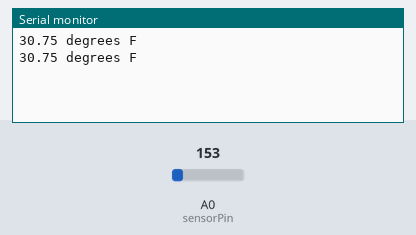
Bench run of a sketch on a simulated Arduino Uno, built with avr-gcc and run on an emulated ATmega328P. Shown: the last lines printed to the serial monitor. Inputs (shaded band) come from the test bench; at power-on: A0 (sensorPin) = 153.

Above: at 1.8 s.
1.9 s: A0 (sensorPin) set to 165
At 2.6 s:
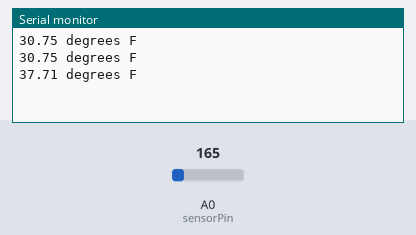
3.4 s: A0 (sensorPin) set to 175
At 4.8 s:
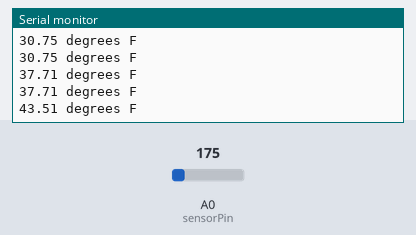
Timing chart, 0 to 6.4 s (numbered marks = the images above; inputs shaded):
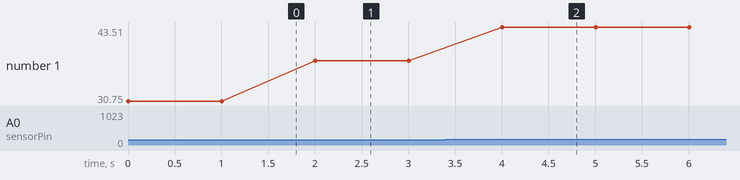

The sketch:

TemperatureMeasurement.ino
```cpp
// original source : http://kookye.com/2019/08/28/arduino-lesson-tmp36/
// changed by Aubrey Ashton
// last change: 4/13/2020

int sensorPin = A0;

void setup() {
 Serial.begin(9600);
}

void loop() {

 int reading = analogRead(sensorPin);
 // converting that reading to voltage, for 3.3v arduino use 3.3
 float voltage = reading * 3.3;
 voltage /= 1024.0;
 float temperatureC = (voltage - 0.5) * 100 ;
 float temperatureF = (temperatureC * 9.0 / 5.0) + 32.0;
 Serial.print(temperatureF); Serial.println(" degrees F");
 delay(1000); //waiting a second
}
```

Measured:
- after the input at 1.9 s, the serial monitor: prints a new line after 0.10 s (image 1)
- after the input at 3.4 s, the serial monitor: prints a new line after 0.60 s (image 2)
- plotted number 1: 30.75 → 37.71 after the input at 1.9 s, 37.71 → 43.51 after the input at 3.4 s
